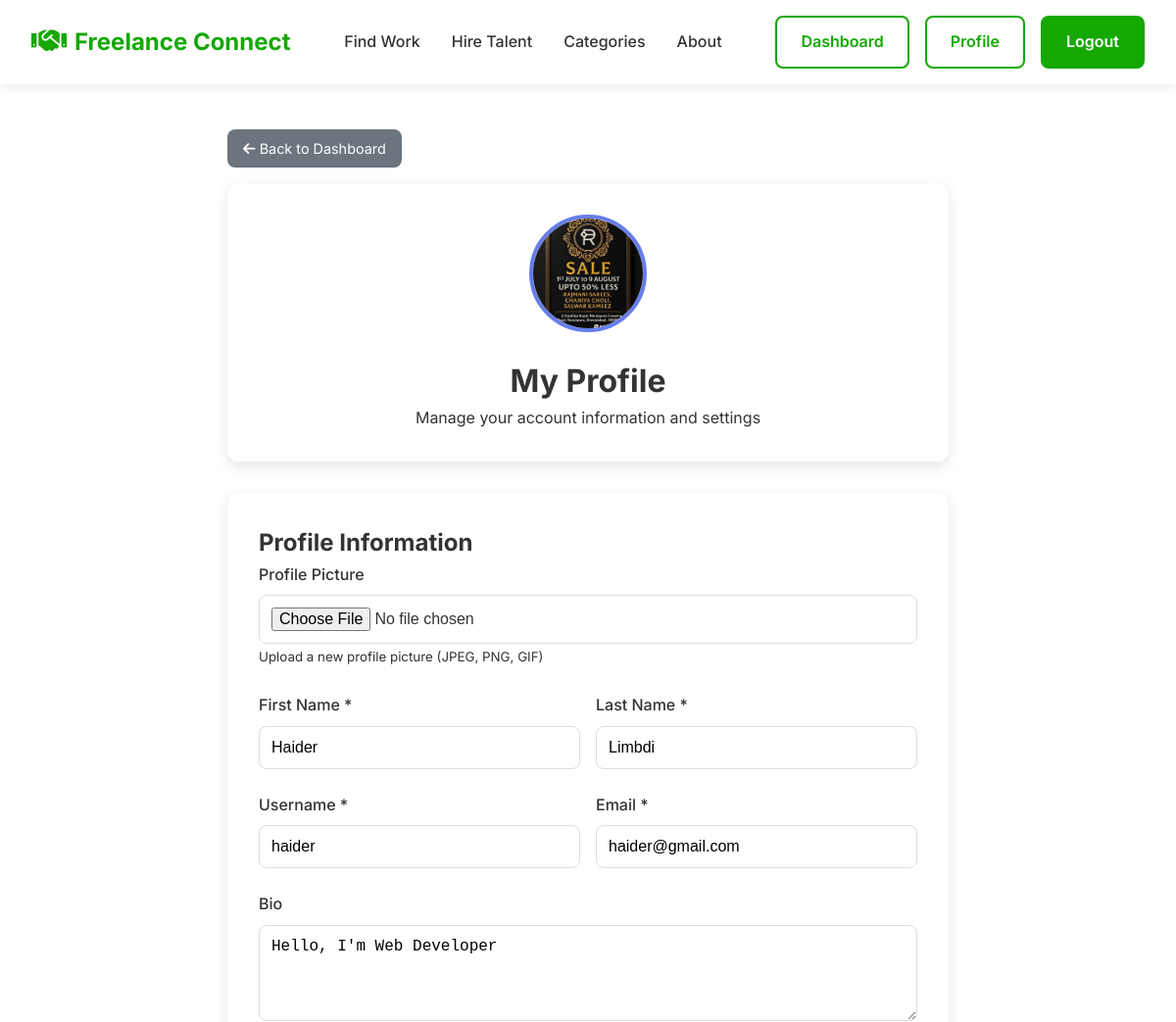
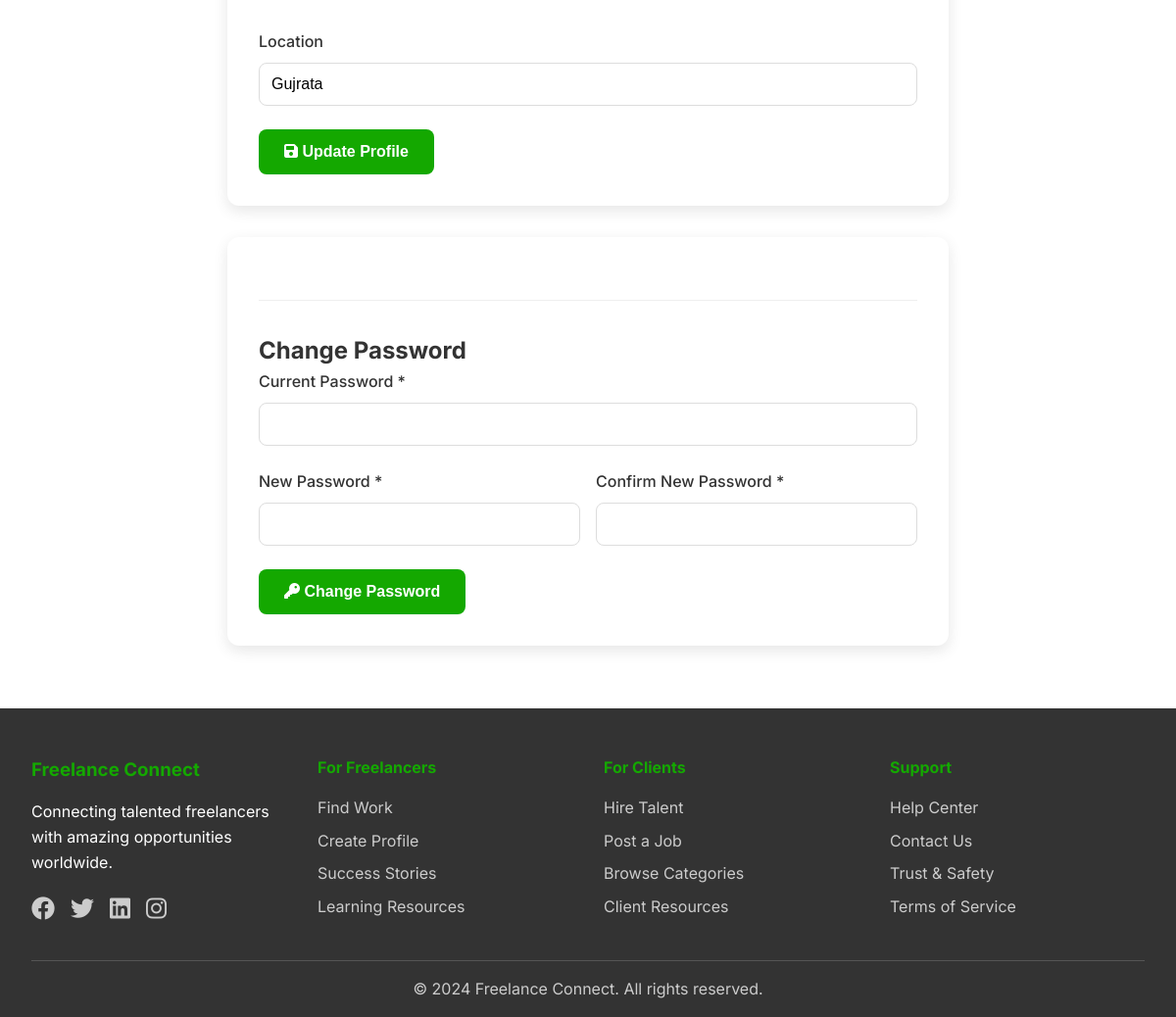
Page /freelance-connect/client-profile.php (signed in) on the committed database (2 pictures, top to bottom).
### tables this page shows
CREATE TABLE `users` (
  `id` int(11) NOT NULL,
  `username` varchar(50) NOT NULL,
  `email` varchar(100) NOT NULL,
  `password_hash` varchar(255) NOT NULL,
  `first_name` varchar(50) NOT NULL,
  `last_name` varchar(50) NOT NULL,
  `user_type` enum('freelancer','client') NOT NULL,
  `profile_image` varchar(255) DEFAULT NULL,
  `bio` text DEFAULT NULL,
  `skills` text DEFAULT NULL,
  `hourly_rate` decimal(10,2) DEFAULT NULL,
  `location` varchar(100) DEFAULT NULL,
  `created_at` timestamp NOT NULL DEFAULT current_timestamp(),
  `updated_at` timestamp NOT NULL DEFAULT current_timestamp() ON UPDATE current_timestamp(),
  `status` enum('active','suspended','banned') DEFAULT 'active'
);

### freelance-connect/client-profile.php (the view, shortened to what this page needs)
<?php
require_once 'config/db.php';
$user_id = $_SESSION['user_id'];
try {
    $stmt = $pdo->prepare("SELECT * FROM users WHERE id = ?");
    $stmt->execute([$user_id]);
    $user = $stmt->fetch();
} catch (PDOException $e) {
    $error = "Error loading profile: " . $e->getMessage();
}
?>
<!DOCTYPE html>
<html lang="en">
<head>
    <link rel="stylesheet" href="assets/css/style.css">
    <link href="https://cdnjs.cloudflare.com/ajax/libs/font-awesome/6.0.0/css/all.min.css" rel="stylesheet">
</head>
<body>
    <?php include 'includes/header.php'; ?>
    <div class="profile-container" style="margin-top: 100px;">
        <a href="client-dashboard.php" class="back-btn">
            <i class="fas fa-arrow-left"></i> Back to Dashboard
        </a>
        <div class="profile-header">
            <div class="profile-image-container">
                <?php if ($user['profile_image']): ?>
                    <img src="<?php echo htmlspecialchars($user['profile_image']); ?>" alt="Profile" class="profile-image">
                <?php else: ?>
                    <div class="profile-image-placeholder">
                        <i class="fas fa-user"></i>
                    </div>
                <?php endif; ?>
            </div>
            <h1>My Profile</h1>
            <p>Manage your account information and settings</p>
        </div>
        <div class="profile-form">
            <h2>Profile Information</h2>
            <form method="POST" enctype="multipart/form-data">
                <div class="form-group">
                    <label for="profile_image">Profile Picture</label>
                    <input type="file" id="profile_image" name="profile_image" accept="image/*">
                    <small>Upload a new profile picture (JPEG, PNG, GIF)</small>
                </div>
                <div class="form-row">
                    <div class="form-group">
                        <label for="first_name">First Name *</label>
                        <input type="text" id="first_name" name="first_name"
                            value="<?php echo htmlspecialchars($user['first_name']); ?>" required>
                    </div>
                    <div class="form-group">
                        <label for="last_name">Last Name *</label>
                        <input type="text" id="last_name" name="last_name"
                            value="<?php echo htmlspecialchars($user['last_name']); ?>" required>
                    </div>
                </div>
                <div class="form-row">
                    <div class="form-group">
                        <label for="username">Username *</label>
                        <input type="text" id="username" name="username"
                            value="<?php echo htmlspecialchars($user['username']); ?>" required>
                    </div>
                    <div class="form-group">
                        <label for="email">Email *</label>
                        <input type="email" id="email" name="email"
                            value="<?php echo htmlspecialchars($user['email']); ?>" required>
                    </div>
                </div>
                <div class="form-group">
                    <label for="bio">Bio</label>
                    <textarea id="bio" name="bio" rows="4"
                        placeholder="Tell us about yourself..."><?php echo htmlspecialchars($user['bio'] ?? ''); ?></textarea>
                </div>
                <div class="form-group">
                    <label for="location">Location</label>
                    <input type="text" id="location" name="location"
                        value="<?php echo htmlspecialchars($user['location'] ?? ''); ?>" placeholder="City, Country">
                </div>
                <button type="submit" name="update_profile" class="btn btn-primary">
                    <i class="fas fa-save"></i> Update Profile
                </button>
            </form>
        </div>
        <div class="profile-form">
            <div class="password-section">
                <h2>Change Password</h2>
                <form method="POST">
                    <div class="form-group">
                        <label for="current_password">Current Password *</label>
                        <input type="password" id="current_password" name="current_password" required>
                    </div>
                    <div class="form-row">
                        <div class="form-group">
                            <label for="new_password">New Password *</label>
                            <input type="password" id="new_password" name="new_password" required>
                        </div>
                        <div class="form-group">
                            <label for="confirm_password">Confirm New Password *</label>
                            <input type="password" id="confirm_password" name="confirm_password" required>
                        </div>
                    </div>
                    <button type="submit" name="change_password" class="btn btn-primary">
                        <i class="fas fa-key"></i> Change Password
                    </button>
                </form>
            </div>
        </div>
    </div>
    <?php include 'includes/footer.php'; ?>
</body>
</html>

### freelance-connect/assets/css/style.css (style rules this page uses)
* { margin: 0; padding: 0; box-sizing: border-box; }
body { font-family: 'Inter', sans-serif; line-height: 1.6; color: #333; background-color: #fff; }
.btn { padding: 0.75rem 1.5rem; border-radius: 8px; text-decoration: none; font-weight: 600; transition: all 0.3s ease; border: 2px solid transparent; }
.btn-primary { background: #14a800; color: white; }

### freelance-connect/client-profile.php (style rules this page uses)
.profile-container { max-width: 800px; margin: 0 auto; padding: 2rem; }
.profile-header { background: white; padding: 2rem; border-radius: 12px; box-shadow: 0 5px 15px rgba(0, 0, 0, 0.1); margin-bottom: 2rem; text-align: center; }
.profile-image-container { position: relative; display: inline-block; margin-bottom: 1rem; }
.profile-image { width: 120px; height: 120px; border-radius: 50%; object-fit: cover; border: 4px solid #667eea; }
.profile-form { background: white; padding: 2rem; border-radius: 12px; box-shadow: 0 5px 15px rgba(0, 0, 0, 0.1); margin-bottom: 2rem; }
.form-group { margin-bottom: 1.5rem; }
.form-group label { display: block; margin-bottom: 0.5rem; font-weight: 500; color: #333; }
.form-group input, .form-group textarea { width: 100%; padding: 0.75rem; border: 1px solid #ddd; border-radius: 8px; font-size: 1rem; transition: border-color 0.3s ease; }
.form-row { display: grid; grid-template-columns: 1fr 1fr; gap: 1rem; }
.btn { padding: 0.75rem 1.5rem; border: none; border-radius: 8px; font-size: 1rem; font-weight: 500; cursor: pointer; text-decoration: none; display: inline-block; transition: all 0.3s ease; }
.btn-primary { background: #667eea; color: white; }
.password-section { border-top: 1px solid #eee; padding-top: 2rem; margin-top: 2rem; }
.back-btn { background: #6c757d; color: white; border: none; padding: 0.5rem 1rem; border-radius: 8px; text-decoration: none; font-size: 0.9rem; transition: background 0.3s ease; margin-bottom: 1rem; display: inline-block; }

### rows in the picture
users: profile_image (picture), first_name "Haider", last_name "Limbdi", username "haider", email "haider@gmail.com", bio "Hello, I'm Web Developer", location "Gujrata"
